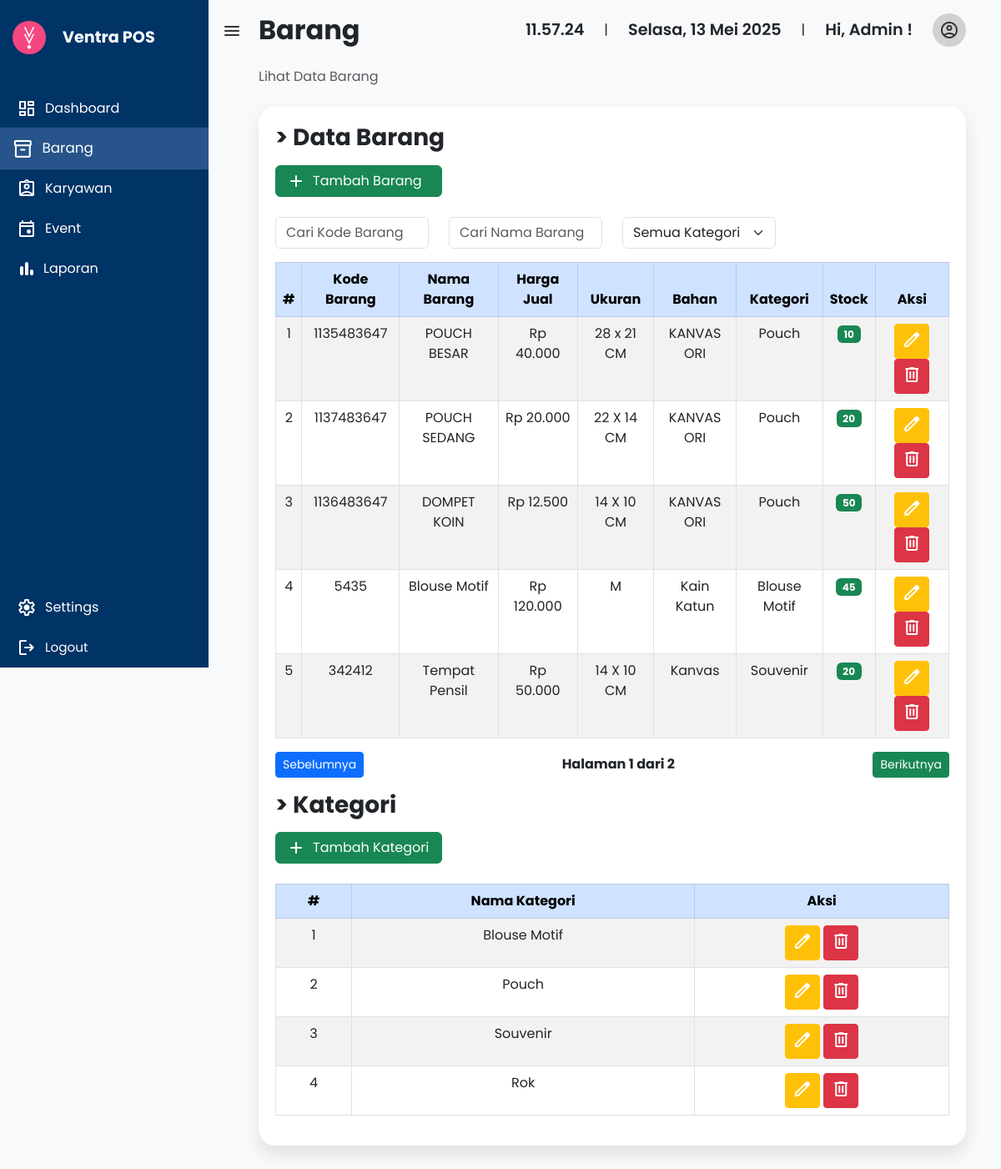
The page /Barang/barang.php (signed in) on the database its author committed.
### tables this page shows
CREATE TABLE `ventra_produk` (
  `ID` int(11) NOT NULL,
  `Nama_Brg` varchar(100) NOT NULL,
  `Kode_Brg` int(11) NOT NULL,
  `Modal` int(11) NOT NULL,
  `HargaJual` int(11) NOT NULL,
  `Ukuran` varchar(100) NOT NULL,
  `Bahan` varchar(100) NOT NULL,
  `Gambar` blob NOT NULL,
  `Kategori` varchar(100) NOT NULL,
  `Stock` int(11) NOT NULL
);

CREATE TABLE `categories` (
  `id_kategori` int(11) NOT NULL,
  `nama_kategori` varchar(100) NOT NULL
);

### Model/crudKategori.php (called while the page is built, shortened)
<?php
    function getAllKategori() {
        $data = array();
        $sql = "SELECT * FROM categories";
        $koneksi = Connection();
        $hasil = mysqli_query($koneksi, $sql);
        $i = 0;
        while ($baris = mysqli_fetch_assoc($hasil)){
            $data[$i]['id_kategori'] = $baris['id_kategori'];
            $data[$i]['nama_kategori'] = $baris['nama_kategori'];
            $i++;
        }
        return $data;
    }
?>

### Model/crudBarang.php (called while the page is built, shortened)
<?php
    function getAllBarang() {
        $data = array();
        $sql = "SELECT * FROM ventra_produk";
        $koneksi = Connection();
        $hasil = mysqli_query($koneksi, $sql);
        $i = 0;
        while ($baris = mysqli_fetch_assoc($hasil)){
            $data[$i]['Kode_Brg'] = $baris['Kode_Brg'];
            $data[$i]['Nama_Brg'] = $baris['Nama_Brg'];
            $data[$i]['HargaJual'] = $baris['HargaJual'];
            $data[$i]['Ukuran'] = $baris['Ukuran'];
            $data[$i]['Bahan'] = $baris['Bahan'];
            $data[$i]['Gambar'] = $baris['Gambar'];
            $data[$i]['Kategori'] = $baris['Kategori'];
            $data[$i]['Stock'] = $baris['Stock'];
            $i++;
        }
        return $data;
    }
?>

### Barang/barang.php (the view, shortened to what this page needs)
<?php
  include '../Model/crudBarang.php';
  include '../Model/crudKategori.php';
  $data = getAllBarang();
  $dataKategori = getAllKategori();
  $username = $_SESSION['username'];
?>
<!DOCTYPE html>
<html lang="en">
<head>
  <link href="https://cdn.jsdelivr.net/npm/bootstrap@5.3.0/dist/css/bootstrap.min.css" rel="stylesheet" />
  <link rel="stylesheet" href="https://cdnjs.cloudflare.com/ajax/libs/font-awesome/6.4.0/css/all.min.css">
  <link href="https://cdn.jsdelivr.net/npm/bootstrap-icons@1.10.5/font/bootstrap-icons.css" rel="stylesheet">
  <link rel="stylesheet" href="style.css">
  <link rel="stylesheet" href="../Style/sidebar.css">
</head>
<body>
  <div class="sidebar" id="sidebar">
    <div class="logo">
      <img src="../Img/VentraLogo.jpg" alt="logo" />
      <span class="nav-text fw-bold">Ventra POS</span>
    </div>
    <ul class="nav flex-column mt-3">
      <li class="nav-item">
        <a class="nav-link" href="../Dashboard/index.php">
          <i class="material-symbols-rounded">dashboard</i>
          <span class="nav-text">Dashboard</span>
        </a>
      </li>
      <li class="nav-item">
        <a class="nav-link active" href="../Barang/barang.php">
          <i class="material-symbols-rounded">inventory_2</i>
          <span class="nav-text">Barang</span>
        </a>
      </li>
      <li class="nav-item">
        <a class="nav-link" href="../Karyawan/karyawan.php">
          <i class="material-symbols-rounded">assignment_ind</i>
          <span class="nav-text">Karyawan</span>
        </a>
      </li>
      <li class="nav-item">
        <a class="nav-link" href="../Event/event.php">
          <i class="material-symbols-rounded">event</i>
          <span class="nav-text">Event</span>
        </a>
      </li>
      <li class="nav-item">
        <a class="nav-link" href="../Laporan/laporan.php">
          <div class="d-flex align-items-center gap-2">
            <i class="material-symbols-rounded">bar_chart</i>
            <span class="nav-text">Laporan</span>
          </div>
        </a>
      </li>
    </ul>
    <div class="sidebar-bottom">
      <ul class="nav flex-column">
        <li class="nav-item-settings">
          <a class="nav-link" href="../Settings/settings.php">
            <i class="material-symbols-rounded">settings</i>
            <span class="nav-text">Settings</span>
          </a>
        </li>
        <li class="nav-item">
          <a class="nav-link" href="../Login/logout.php">
            <i class="material-symbols-rounded">logout</i>
            <span class="nav-text">Logout</span>
          </a>
        </li>
      </ul>
    </div>
  </div>
  <main class="main-content position-relative border-radius-lg ps-5 pt-3" style="margin-left: 250px;">
    <div class="container-fluid">
      <div class="mb-4">
        <nav class="d-flex justify-content-between align-items-center mb-4">
          <button class="toggle-btn" onclick="toggleSidebar()">
            <span class="material-symbols-rounded">menu</span>
          </button>
          <h2 class="text-dark fw-bold m-0">Barang</h2>
          <div class="d-flex align-items-center gap-4">
            <div id="clock" class="text-nowrap fw-semibold text-dark"></div> |
            <div id="date" class="text-nowrap fw-semibold text-dark"></div> |
            <div class="text-nowrap fw-semibold">Hi, <?=$username;?> !</div>
            <div class="dropdown">
                <a class="user-avatar dropdown-toggle" href="#" role="button" data-bs-toggle="dropdown" aria-expanded="false">
                    <i class="material-symbols-rounded">account_circle</i>
                </a>
            </div>
          </div>
        </nav>
        <p class="text-muted">Lihat Data Barang</p>
      </div>
      <div class="container">
        <h3 class="fw-bold mb-3">> Data Barang</h3>
        <a class="btn btn-success d-flex align-items-center mb-4" href="addBarang.php" style="width: 200px;">
            <span class="material-symbols-rounded me-2">add</span>
            Tambah Barang
        </a>
        <div class="row mb-3">
          <div class="col-md-3">
            <input type="text" id="filterKode" class="form-control" placeholder="Cari Kode Barang" onkeyup="filterTable(1, this.value)">
          </div>
          <div class="col-md-3">
            <input type="text" id="filterNama" class="form-control" placeholder="Cari Nama Barang" onkeyup="filterTable(2, this.value)">
          </div>
          <div class="col-md-3">
            <select id="filterKategori" class="form-select" onchange="filterTable(6, this.value)">
              <option value="">Semua Kategori</option>
            </select>
          </div>
        </div>
        <div class="table-responsive">
          <table class="table table-striped table-bordered">
              <thead class="table-primary">
                  <tr class="text-center">
                      <th>#</th>
                      <th>Kode Barang</th>
                      <th>Nama Barang</th>
                      <th>Harga Jual</th>
                      <th>Ukuran</th>
                      <th>Bahan</th>
                      <th>Kategori</th>
                      <th>Stock</th>
                      <th>Aksi</th>
                  </tr>
              </thead>
              <tbody id="myTable">
                  <?php $no = 1; foreach ($data as $barang): ?>
                  <tr class="text-center">
                      <td><?= $no++; ?></td>
                      <td><?= $barang['Kode_Brg']; ?></td>
                      <td><?= $barang['Nama_Brg']; ?></td>
                      <td>Rp <?= number_format($barang['HargaJual'], 0, ',', '.'); ?></td>
                      <td><?= $barang['Ukuran']; ?></td>
                      <td><?= $barang['Bahan']; ?></td>
                      <td><?= $barang['Kategori']; ?></td>
                      <td class="text-center">
                          <?php if ($barang['Stock'] < 5): ?>
                          <span class="badge bg-danger"><?= $barang['Stock']; ?></span>
                          <?php elseif ($barang['Stock'] < 10): ?>
                          <span class="badge bg-warning"><?= $barang['Stock']; ?></span>
                          <?php else: ?>
                          <span class="badge bg-success"><?= $barang['Stock']; ?></span>
                          <?php endif; ?>
                      </td>
                      <td class="text-center">
                          <a href="editBarang.php?Kode_Brg=<?= $barang['Kode_Brg']; ?>" class="btn btn-warning btn-sm">
                              <i class="material-symbols-rounded" style="color: #fff; margin-top: 2px;">edit</i>
                          </a>
                          <a href="hapusBarang.php?Kode_Brg=<?= $barang['Kode_Brg']; ?>" class="btn btn-danger btn-sm">
                              <i class="material-symbols-rounded" style="margin-top: 2px;">delete</i>
                          </a>
                      </td>
                  </tr>
                  <?php endforeach; ?>
              </tbody>
          </table>
          <div class="d-flex justify-content-between align-items-center mt-3">
            <button class="btn btn-primary btn-sm" onclick="prevPage()">Sebelumnya</button>
            <span id="pageInfo" class="fw-bold"></span>
            <button class="btn btn-success btn-sm" onclick="nextPage()">Berikutnya</button>
          </div>
        </div>
        <h3 class="fw-bold mb-3 mt-3">> Kategori</h3>
        <a class="btn btn-success d-flex align-items-center mb-4" href="addKategori.php" style="width: 200px;">
            <span class="material-symbols-rounded me-2">add</span>
            Tambah Kategori
        </a>
        <div class="table-responsive">
          <table class="table table-striped table-bordered text-center">
              <thead class="table-primary">
                  <tr>
                      <th>#</th>
                      <th>Nama Kategori</th>
                      <th class="text-center">Aksi</th>
                  </tr>
              </thead>
              <tbody id="myTable">
                  <?php $no = 1; foreach ($dataKategori as $kategori): ?>
                  <tr>
                      <td><?= $no++; ?></td>
                      <td><?= $kategori['nama_kategori']; ?></td>
                      <td class="text-center">
                          <a href="editKategori.php?id_kategori=<?= $kategori['id_kategori']; ?>" class="btn btn-warning btn-sm">
                              <i class="material-symbols-rounded" style="color: #fff; margin-top: 2px;">edit</i>
                          </a>
                          <a href="hapusKategori.php?id_kategori=<?= $kategori['id_kategori']; ?>" class="btn btn-danger btn-sm">
                              <i class="material-symbols-rounded" style="margin-top: 2px;">delete</i>
                          </a>
                      </td>
                  </tr>
                  <?php endforeach; ?>
              </tbody>
          </table>
        </div>
      </div>
    </div>
</body>
</html>

### Barang/style.css (style rules this page uses)
.container { border-radius: 20px; padding: 20px; box-shadow: 0 10px 20px rgba(0,0,0,0.1); background-color: #fff; }

### Style/sidebar.css (style rules this page uses)
body { margin: 0; font-family: 'Poppins', sans-serif; background-color: #f8f9fa; }
.sidebar { width: 250px; min-height: 100vh; background-color: #003366; color: #fff; position: fixed; top: 0; left: 0; transition: width 0.3s; overflow: hidden; z-index: 1000; }
.sidebar .logo { display: flex; align-items: center; gap: 20px; padding: 25px 15px; }
.sidebar .logo span { font-size: 1.2rem; font-weight: 500; }
.sidebar .logo img { border-radius: 50%; width: 40px; height: 40px; object-fit: cover; }
.sidebar .nav-link { color: white; display: flex; align-items: center; gap: 10px; padding: 12px 20px; transition: all 0.3s ease; }
.sidebar .nav-link:hover, .sidebar .nav-link.active { transition: all 0.3s ease; transform: scale(1.05); background-color: #27548A; }
.sidebar .nav-text { transition: opacity 0.3s, width 0.3s; white-space: nowrap; }
.toggle-btn { position: fixed; margin-top: 7px; left: 260px; background: none; border: none; color: #333; font-size: 1.8rem; z-index: 1100; transition: all 0.3s ease; }
.main-content { margin-left: 250px; padding: 30px; transition: margin-left 0.3s; }
.sidebar-bottom { position: absolute; bottom: 0; left: 0; width: 100%; }
.sidebar-bottom .nav-item { font-size: 0.95rem; }
.main-content { padding: 30px; transition: margin-left 0.3s; }
.main-content nav .text-nowrap { font-size: 1.2rem; }
.user-avatar { width: 40px; height: 40px; color: #333; border-radius: 50%; background-color: #d1d1d1; display: flex; text-decoration: none; align-items: center; justify-content: center; transition: all 0.3s; }
.dropdown-toggle::after { display: none !important; }

### rows shown on the page
ventra_produk: Kode_Brg "1135483647", Nama_Brg "POUCH BESAR", HargaJual "40.000", Ukuran "28 x 21 CM", Bahan "KANVAS ORI", Kategori "Pouch", Stock "10"
ventra_produk: Kode_Brg "1137483647", Nama_Brg "POUCH SEDANG", HargaJual "20.000", Ukuran "22 X 14 CM", Bahan "KANVAS ORI", Kategori "Pouch", Stock "20"
ventra_produk: Kode_Brg "1136483647", Nama_Brg "DOMPET KOIN", HargaJual "12.500", Ukuran "14 X 10 CM", Bahan "KANVAS ORI", Kategori "Pouch", Stock "50"
ventra_produk: Kode_Brg "5435", Nama_Brg "Blouse Motif", HargaJual "120.000", Ukuran "M", Bahan "Kain Katun", Kategori "Blouse Motif", Stock "45"
ventra_produk: Kode_Brg "342412", Nama_Brg "Tempat Pensil", HargaJual "50.000", Ukuran "14 X 10 CM", Bahan "Kanvas", Kategori "Souvenir", Stock "20"
categories: nama_kategori "Blouse Motif"
categories: nama_kategori "Pouch"
categories: nama_kategori "Souvenir"
categories: nama_kategori "Rok"

### other values the page prints
$username "Admin"
